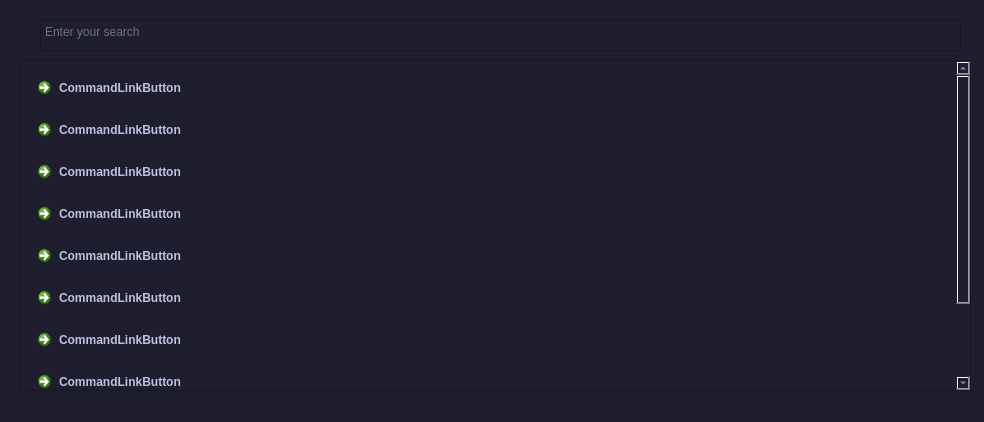
<?xml version="1.0" encoding="UTF-8"?>
<ui version="4.0">
 <class>MainWindow</class>
 <widget class="QMainWindow" name="MainWindow">
  <property name="geometry">
   <rect>
    <x>0</x>
    <y>0</y>
    <width>984</width>
    <height>422</height>
   </rect>
  </property>
  <property name="windowTitle">
   <string>MainWindow</string>
  </property>
  <property name="styleSheet">
   <string notr="true">alternate-background-color: rgb(30, 30, 46);
color: rgb(187, 195, 223);
background-color: rgb(30, 30, 46);</string>
  </property>
  <property name="tabShape">
   <enum>QTabWidget::TabShape::Rounded</enum>
  </property>
  <widget class="QWidget" name="centralwidget">
   <widget class="QPlainTextEdit" name="plainTextEdit">
    <property name="geometry">
     <rect>
      <x>40</x>
      <y>20</y>
      <width>921</width>
      <height>31</height>
     </rect>
    </property>
    <property name="mouseTracking">
     <bool>true</bool>
    </property>
    <property name="whatsThis">
     <string>Enter the application you want to search here</string>
    </property>
    <property name="autoFillBackground">
     <bool>false</bool>
    </property>
    <property name="styleSheet">
     <string notr="true">font: 300 12pt &quot;JetBrainsMono Nerd Font&quot;;
font-color: #bdc5e2;
text-color: #bdc5e2;
</string>
    </property>
    <property name="centerOnScroll">
     <bool>true</bool>
    </property>
    <property name="placeholderText">
     <string>Enter your search</string>
    </property>
   </widget>
   <widget class="QScrollArea" name="scrollArea">
    <property name="geometry">
     <rect>
      <x>20</x>
      <y>60</y>
      <width>951</width>
      <height>331</height>
     </rect>
    </property>
    <property name="cursor" stdset="0">
     <cursorShape>ArrowCursor</cursorShape>
    </property>
    <property name="mouseTracking">
     <bool>true</bool>
    </property>
    <property name="widgetResizable">
     <bool>true</bool>
    </property>
    <widget class="QWidget" name="scrollAreaWidgetContents">
     <property name="geometry">
      <rect>
       <x>0</x>
       <y>0</y>
       <width>935</width>
       <height>472</height>
      </rect>
     </property>
     <layout class="QVBoxLayout" name="verticalLayout">
      <item>
       <widget class="QCommandLinkButton" name="commandLinkButton">
        <property name="cursor">
         <cursorShape>ArrowCursor</cursorShape>
        </property>
        <property name="mouseTracking">
         <bool>true</bool>
        </property>
        <property name="text">
         <string>CommandLinkButton</string>
        </property>
        <property name="checkable">
         <bool>false</bool>
        </property>
       </widget>
      </item>
      <item>
       <widget class="QCommandLinkButton" name="commandLinkButton_3">
        <property name="cursor">
         <cursorShape>ArrowCursor</cursorShape>
        </property>
        <property name="mouseTracking">
         <bool>true</bool>
        </property>
        <property name="text">
         <string>CommandLinkButton</string>
        </property>
        <property name="checkable">
         <bool>false</bool>
        </property>
       </widget>
      </item>
      <item>
       <widget class="QCommandLinkButton" name="commandLinkButton_5">
        <property name="cursor">
         <cursorShape>ArrowCursor</cursorShape>
        </property>
        <property name="mouseTracking">
         <bool>true</bool>
        </property>
        <property name="text">
         <string>CommandLinkButton</string>
        </property>
        <property name="checkable">
         <bool>false</bool>
        </property>
       </widget>
      </item>
      <item>
       <widget class="QCommandLinkButton" name="commandLinkButton_6">
        <property name="cursor">
         <cursorShape>ArrowCursor</cursorShape>
        </property>
        <property name="mouseTracking">
         <bool>true</bool>
        </property>
        <property name="text">
         <string>CommandLinkButton</string>
        </property>
        <property name="checkable">
         <bool>false</bool>
        </property>
       </widget>
      </item>
      <item>
       <widget class="QCommandLinkButton" name="commandLinkButton_10">
        <property name="cursor">
         <cursorShape>ArrowCursor</cursorShape>
        </property>
        <property name="mouseTracking">
         <bool>true</bool>
        </property>
        <property name="text">
         <string>CommandLinkButton</string>
        </property>
        <property name="checkable">
         <bool>false</bool>
        </property>
       </widget>
      </item>
      <item>
       <widget class="QCommandLinkButton" name="commandLinkButton_9">
        <property name="cursor">
         <cursorShape>ArrowCursor</cursorShape>
        </property>
        <property name="mouseTracking">
         <bool>true</bool>
        </property>
        <property name="text">
         <string>CommandLinkButton</string>
        </property>
        <property name="checkable">
         <bool>false</bool>
        </property>
       </widget>
      </item>
      <item>
       <widget class="QCommandLinkButton" name="commandLinkButton_8">
        <property name="cursor">
         <cursorShape>ArrowCursor</cursorShape>
        </property>
        <property name="mouseTracking">
         <bool>true</bool>
        </property>
        <property name="text">
         <string>CommandLinkButton</string>
        </property>
        <property name="checkable">
         <bool>false</bool>
        </property>
       </widget>
      </item>
      <item>
       <widget class="QCommandLinkButton" name="commandLinkButton_7">
        <property name="text">
         <string>CommandLinkButton</string>
        </property>
       </widget>
      </item>
      <item>
       <widget class="QCommandLinkButton" name="commandLinkButton_4">
        <property name="text">
         <string>CommandLinkButton</string>
        </property>
       </widget>
      </item>
      <item>
       <widget class="QCommandLinkButton" name="commandLinkButton_2">
        <property name="text">
         <string>CommandLinkButton</string>
        </property>
       </widget>
      </item>
     </layout>
    </widget>
   </widget>
  </widget>
  <widget class="QStatusBar" name="statusbar"/>
 </widget>
 <resources/>
 <connections/>
</ui>
